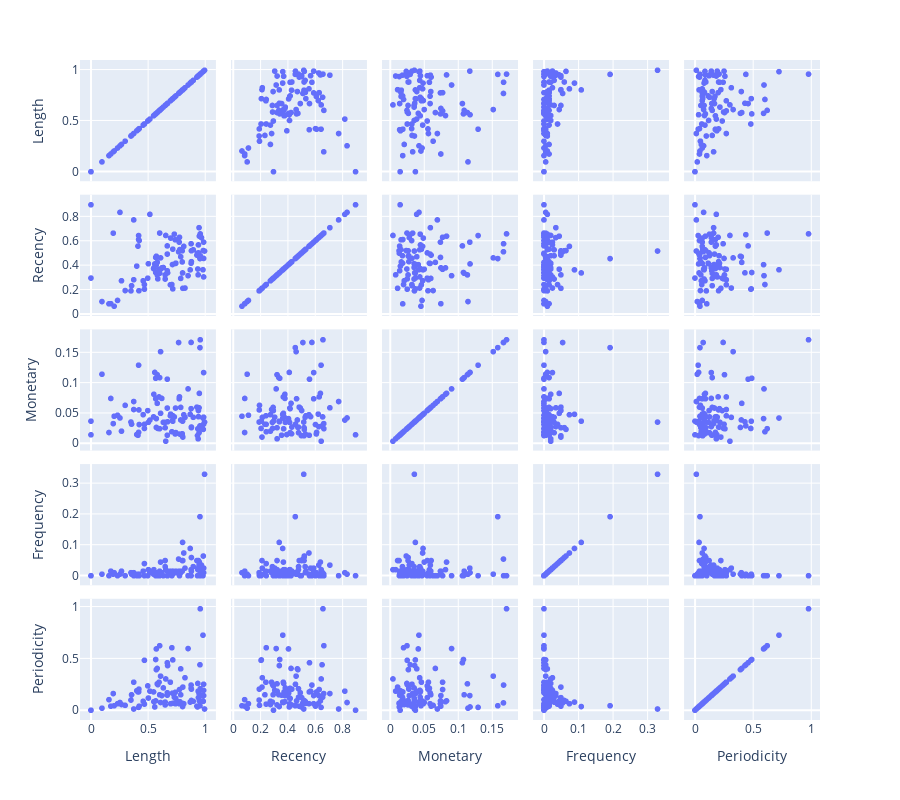

Notebook code cell kept with this figure:
### Code cell
# Visualización de datos estandarizados
fig = px.scatter_matrix(MinMax().fit_transform(features_clientes).sample(100), height=800)
fig.show()
